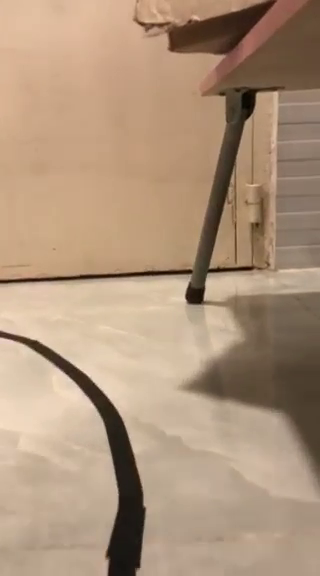
#> input picture frame 92 of video-1653144612.mp4, 320 x 576 px
$ python Main.py
#> lines starting #> are read from the running program, lines starting #| are printed output that depends on the picture; after the words box and inside, x2 and y2 are one past the last pixel; in counts of white or black regions, pixels touching at a corner belong together; long printed decimals are rounded
import math
from multiprocessing.dummy import Array
import matplotlib.pyplot as plt
import matplotlib.image as mpimg
from moviepy.editor import VideoFileClip
import numpy as np
import cv2
import shapely
from shapely.geometry import LineString


def grayscale(img):
    return cv2.cvtColor(img, cv2.COLOR_RGB2GRAY)


def canny(img, low_threshold, high_threshold):
    return cv2.Canny(img, low_threshold, high_threshold)


def gaussian_blur(img, kernel_size):
    return cv2.GaussianBlur(img, (kernel_size, kernel_size), 0)


def region_of_interest(img, vertices):

    mask = np.zeros_like(img)

    # defining a 3 channel or 1 channel color to fill the mask with depending on the input image
    if len(img.shape) > 2:
        channel_count = img.shape[2]  # i.e. 3 or 4 depending on your image
        ignore_mask_color = (255,) * channel_count
    else:
        ignore_mask_color = 255

    # filling pixels inside the polygon defined by "vertices" with the fill color
    cv2.fillPoly(mask, vertices, ignore_mask_color)

    # returning the image only where mask pixels are nonzero
    masked_image = cv2.bitwise_and(img, mask)
    return masked_image


def draw_lines(img, lines, color=[255, 0, 0], thickness=10):
    for line in lines:
        for x1, y1, x2, y2 in line:
            cv2.line(img, (x1, y1), (x2, y2), color, thickness)


def slope_lines(image, lines):

    img = image.copy()
    poly_vertices = []
    order = [0, 1, 3, 2]

    left_lines = []  # Like /
    right_lines = []  # Like \
    for line in lines:
        for x1, y1, x2, y2 in line:
            if x1 == x2:
                pass  # Vertical Lines
            else:
                m = (y2 - y1) / (x2 - x1)
                c = y1 - m * x1

                if m < 0:
                    left_lines.append((m, c))
                elif m >= 0:
                    right_lines.append((m, c))

    left_line = np.mean(left_lines, axis=0)
    right_line = np.mean(right_lines, axis=0)

    # print(left_line, right_line)
    lineTMP = []
    for slope, intercept in [left_line, right_line]:

        # getting complete height of image in y1
        rows, cols = image.shape[:2]
        y1 = int(rows)  # image.shape[0]

        # taking y2 upto 60% of actual height or 60% of y1
        y2 = int(rows*0.6)  # int(0.6*y1)

        # we know that equation of line is y=mx +c so we can write it x=(y-c)/m
        x1 = int((y1-intercept)/slope)
        x2 = int((y2-intercept)/slope)
        poly_vertices.append((x1, y1))
        poly_vertices.append((x2, y2))
        lineTMP.append([(x1, y1), (x2, y2)])
        draw_lines(img, np.array([[[x1, y1, x2, y2]]]))
    point_between = [(lineTMP[0][0][0] + lineTMP[1][0][0]) / 2,
                     (lineTMP[0][0][1] + lineTMP[1][0][1]) / 2]

    line1 = LineString(lineTMP[0])
    line2 = LineString(lineTMP[1])
    try:
        int_pt = line1.intersection(line2)
        point_of_intersection = [int_pt.x, int_pt.y]
    except:
        point_of_intersection = [
            (lineTMP[0][1][0] + lineTMP[1][1][0]) / 2, (lineTMP[0][1][1] + lineTMP[1][1][1]) / 2]

    variance = point_between[0] - point_of_intersection[0]
    poly_vertices = [poly_vertices[i] for i in order]
    cv2.fillPoly(img, pts=np.array(
        [poly_vertices], 'int32'), color=(0, 255, 0))
    cv2.line(img, (int(point_between[0]), int(point_between[1])), (
        int(point_of_intersection[0]), int(point_of_intersection[1])), color=[255, 255, 0], thickness=10)

    return cv2.addWeighted(image, 0.7, img, 0.4, 0.), variance

    # cv2.polylines(img,np.array([poly_vertices],'int32'), True, (0,0,255), 10)
    # print(poly_vertices)


def hough_lines(img, rho, theta, threshold, min_line_len, max_line_gap):
    """
    `img` should be the output of a Canny transform.

    Returns an image with hough lines drawn.
    """
    lines = cv2.HoughLinesP(img, rho, theta, threshold, np.array(
        []), minLineLength=min_line_len, maxLineGap=max_line_gap)
    line_img = np.zeros((img.shape[0], img.shape[1], 3), dtype=np.uint8)
    # draw_lines(line_img, lines)
    line_img, variance = slope_lines(line_img, lines)
    return line_img, variance

# Python 3 has support for cool math symbols.


def weighted_img(img, initial_img, α=0.1, β=1., γ=0.):
    """
    `img` is the output of the hough_lines(), An image with lines drawn on it.
    Should be a blank image (all black) with lines drawn on it.

    `initial_img` should be the image before any processing.

    The result image is computed as follows:

    initial_img * α + img * β + γ
    NOTE: initial_img and img must be the same shape!
    """
    lines_edges = cv2.addWeighted(initial_img, α, img, β, γ)
    # lines_edges = cv2.polylines(lines_edges,get_vertices(img), True, (0,0,255), 10)
    return lines_edges


def get_vertices(image):
    rows, cols = image.shape[: 2]
    bottom_left = [cols*0.15, rows]
    top_left = [cols*0.45, rows*0.6]
    bottom_right = [cols*0.95, rows]
    top_right = [cols*0.55, rows*0.6]

    ver = np.array(
        [[bottom_left, top_left, top_right, bottom_right]], dtype=np.int32)
    return ver

# Lane finding Pipeline


def lane_finding_pipeline(image):

    gray_img = grayscale(image)
    smoothed_img = gaussian_blur(img=gray_img, kernel_size=5)
    canny_img = canny(img=smoothed_img, low_threshold=200, high_threshold=400)
    cv2.imshow("Mew", canny_img)

    masked_img = region_of_interest(
        img=canny_img, vertices=get_vertices(image))
    houghed_lines, variance = hough_lines(
        img=masked_img, rho=1, theta=np.pi/180, threshold=20, min_line_len=20, max_line_gap=180)
    output = weighted_img(
        img=houghed_lines, initial_img=image, α=0.8, β=1., γ=0.)

    return output, variance


capture = cv2.VideoCapture('./video-1653144612.mp4')

while True:
    sucess, img = capture.read()
#> img is the input picture: shape (576, 320, 3); mean B, G, R 123.4, 148, 174.2
    try:
        img, variance = lane_finding_pipeline(img)
#> in grayscale, `return cv2.cvtColor(img, cv2.COLOR_RGB2GRAY)`:
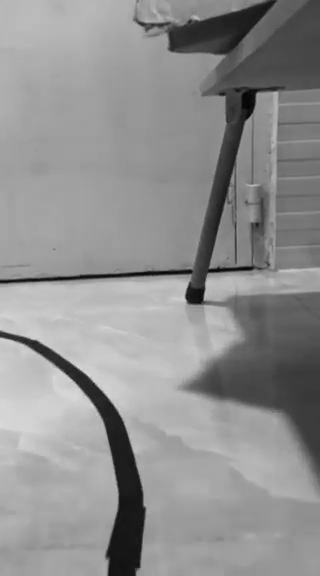
#> returned value: shape (576, 320); min 2, max 223, mean 143.7
#> in canny, `return cv2.Canny(img, low_threshold, high_threshold)`:
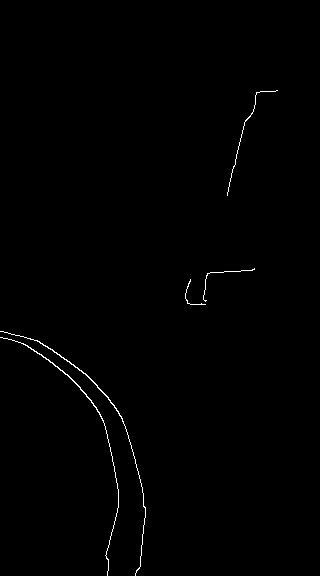
#> returned value: shape (576, 320); 0.52% white in thin lines or dots, all inside (x1, y1, x2, y2) = (0, 90, 278, 576)
#> in region_of_interest, `cv2.fillPoly(mask, vertices, ignore_mask_color)`:
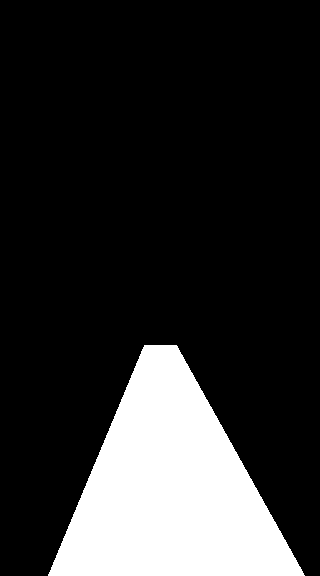
#> mask: shape (576, 320); 18.2% white; 1 white region, box (x1, y1, x2, y2) and area: (48, 345, 305, 576) 33495
#> in region_of_interest, `masked_image = cv2.bitwise_and(img, mask)`:
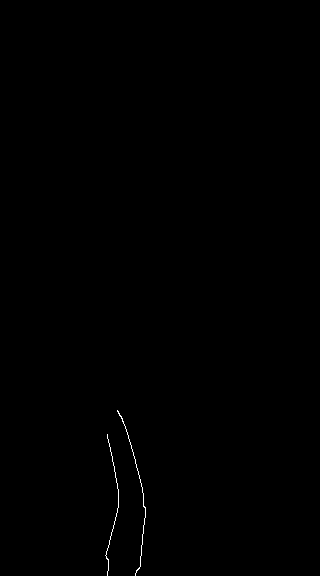
#> masked_image: shape (576, 320); 0.17% white in thin lines or dots, all inside (x1, y1, x2, y2) = (105, 410, 146, 576)
#> in hough_lines, `lines = cv2.HoughLinesP(img, rho, theta, threshold, np.array( []), min..`: lines = [[106, 558, 132, 450], [107, 436, 136, 572], [139, 568, 145, 507], [126, 429, 142, 489], [124, 424, 143, 494]]
#> in slope_lines, `img = image.copy()`: img: shape (576, 320, 3); every value is 0
#> the loop in slope_lines, `for line in lines:` made 5 passes
#> after the loop in slope_lines, `for line in lines:`: left_lines = [(-4.15, 998.3), (-10.17, 1981.2)]; right_lines = [(4.69, -65.79), (3.75, -43.5), (3.68, -32.84)]
#> in slope_lines, `left_line = np.mean(left_lines, axis=0)`: left_line = [-7.16, 1489.7]
#> in slope_lines, `right_line = np.mean(right_lines, axis=0)`: right_line = [4.04, -47.38]
#> the loop in slope_lines, `for slope, intercept in [left_line, right_line]:` made 2 passes
#> (slope, intercept, rows, cols, y1, y2, x1, x2) on passes 1 to 2: (-7.16, 1489.7, 576, 320, 576, 345, 127, 159), (4.04, -47.38, 576, 320, 576, 345, 154, 97)
#> after the loop in slope_lines, `for slope, intercept in [left_line, right_line]:`:
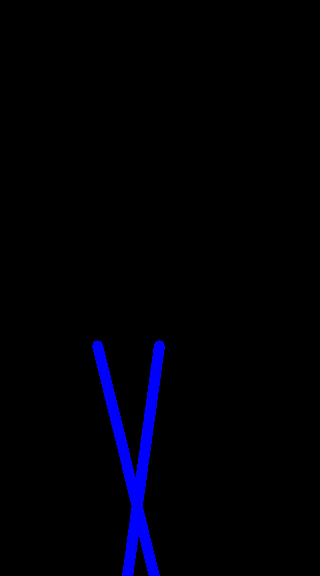
#> img: shape (576, 320, 3); mean of channels 0, 1, 2 6.8, 0, 0; drawn as B, G, R
#> after the loop in slope_lines, `for slope, intercept in [left_line, right_line]:`: lineTMP = [[(127, 576), (159, 345)], [(154, 576), (97, 345)]]; poly_vertices = [(127, 576), (159, 345), (154, 576), (97, 345)]
#> in slope_lines, `point_between = [(lineTMP[0][0][0] + lineTMP[1][0][0]) / 2, (lineTMP[0..`: point_between = [140.5, 576]
#> in slope_lines, `point_of_intersection = [int_pt.x, int_pt.y]`: point_of_intersection = [136.7, 505.9]
#> in slope_lines, `variance = point_between[0] - point_of_intersection[0]`: variance = 3.79
#> in slope_lines, `poly_vertices = [poly_vertices[i] for i in order]`: poly_vertices = [(127, 576), (159, 345), (97, 345), (154, 576)]
#> in hough_lines, `line_img, variance = slope_lines(line_img, lines)`:
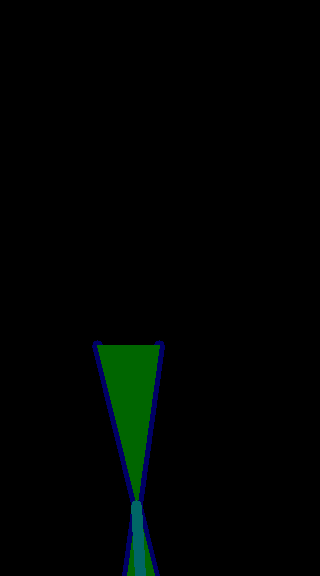
#> line_img: shape (576, 320, 3); mean of channels 0, 1, 2 1.7, 3.5, 0; drawn as B, G, R
#> in hough_lines, `line_img, variance = slope_lines(line_img, lines)`: variance = 3.79
#> in weighted_img, `lines_edges = cv2.addWeighted(initial_img, α, img, β, γ)`:
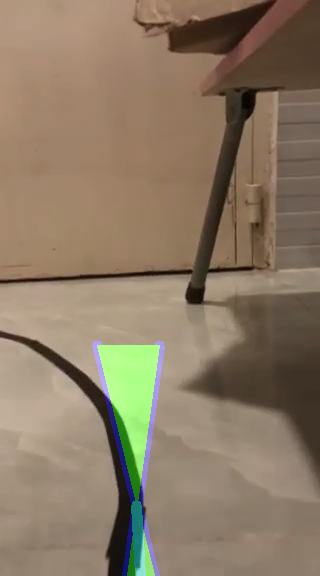
#> lines_edges: shape (576, 320, 3); mean B, G, R 100.4, 121.8, 139.3
#> variance = 3.79
        print(variance)
#| 3.792
        cv2.imshow('img', img)
    except:
        cv2.imshow('img', img)
        print('error')

    if cv2.waitKey(1) == 27:
#> (key Esc is pressed here)
        break

capture.release()
cv2.destroyAllWindows()
